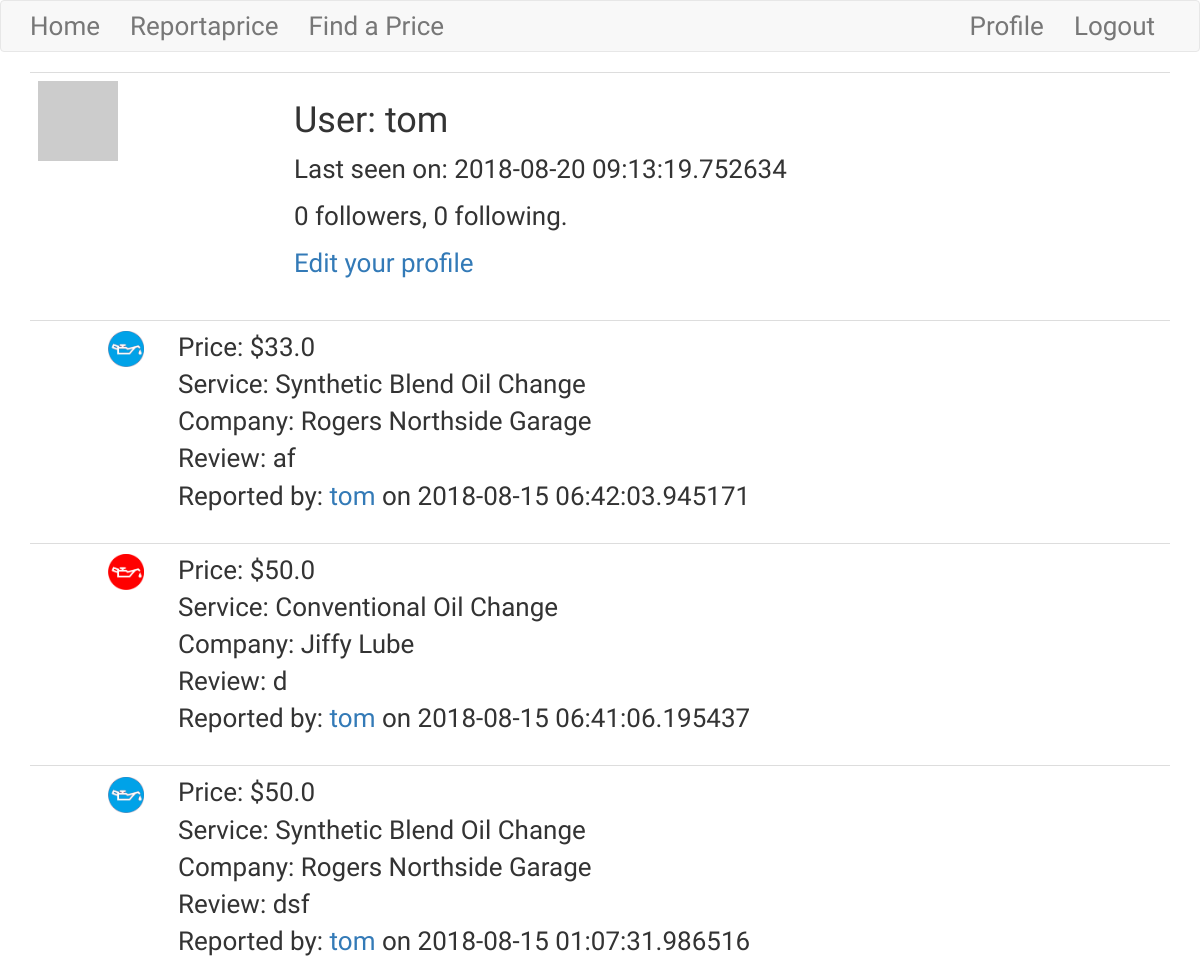
Page /user/tom (signed in, upper part) on the earlier database version.
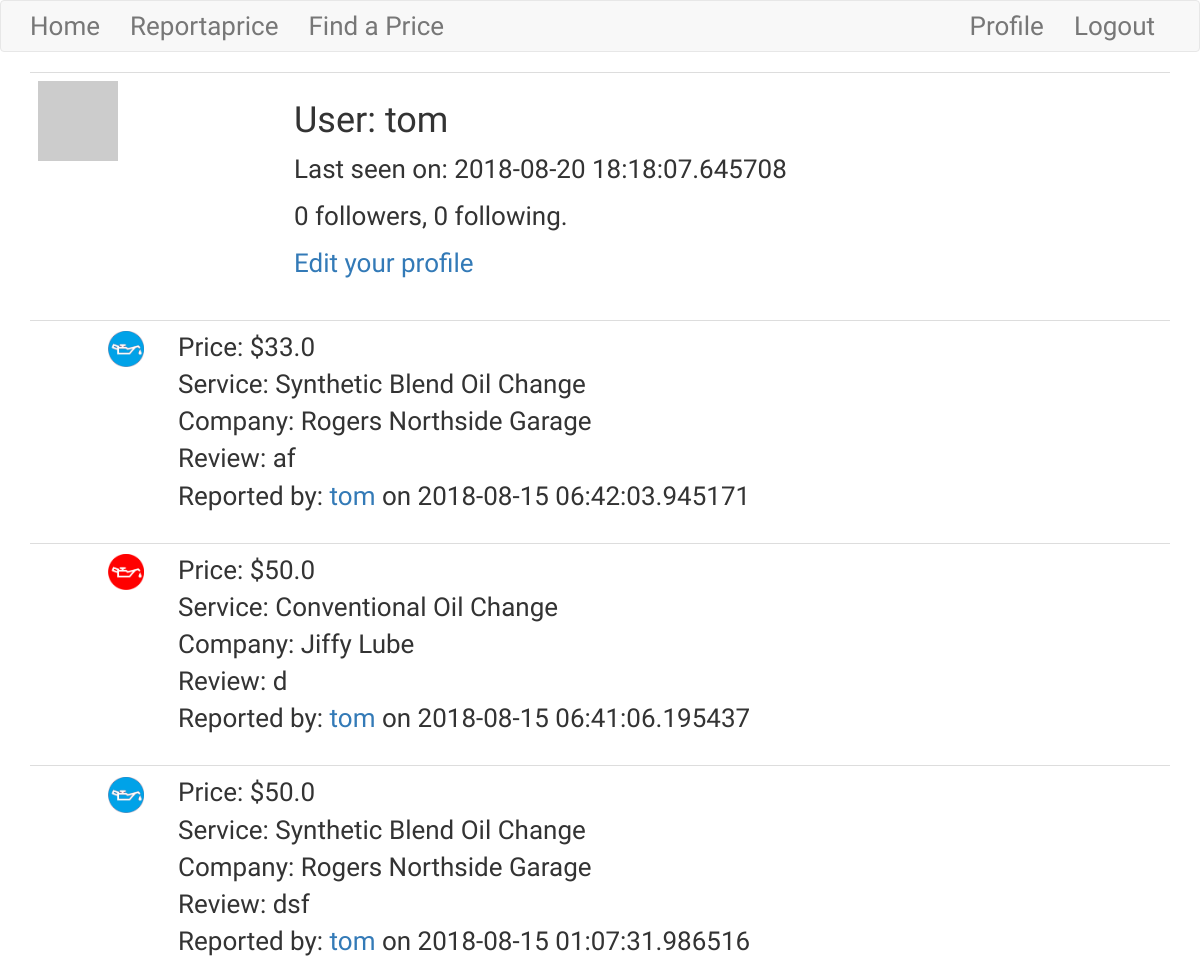
Same page on the later database version.
### app/models.py (models this page shows, shortened)
class User(UserMixin, db.Model):
    id = db.Column(db.Integer, primary_key=True)
    username = db.Column(db.String(64), index=True, unique=True)
    email = db.Column(db.String(120), index=True, unique=True)
    password_hash = db.Column(db.String(128))
    posts = db.relationship('Post', backref='author', lazy='dynamic')
    about_me = db.Column(db.String(140))
    last_seen = db.Column(db.DateTime, default=datetime.utcnow)
    followed = db.relationship(
        'User', secondary=followers,
        primaryjoin=(followers.c.follower_id == id),
        secondaryjoin=(followers.c.followed_id == id),
        backref=db.backref('followers', lazy='dynamic'), lazy='dynamic')
    def avatar(self, size):
        digest = md5(self.email.lower().encode('utf-8')).hexdigest()
        return 'https://www.gravatar.com/avatar/{}?d=identicon&s={}'.format(
            digest, size)

class Post(db.Model):
    id = db.Column(db.Integer, primary_key=True)
    price = db.Column(db.Float)
    rating = db.Column(db.Integer)
    body = db.Column(db.String(140))
    timestamp = db.Column(db.DateTime, index=True, default=datetime.utcnow)
    user_id = db.Column(db.Integer, db.ForeignKey('user.id'))
    service_id = db.Column(db.Integer, db.ForeignKey('service.id'))
    company_id = db.Column(db.Integer, db.ForeignKey('company.id'))
    listing_id = db.Column(db.Integer, db.ForeignKey('listing.id'))

class Service(db.Model):
    id = db.Column(db.Integer, primary_key=True)
    parent_id = db.Column(db.Integer)
    title = db.Column(db.String(120))
    posts = db.relationship('Post', backref='service', lazy='dynamic')
    listings = db.relationship('Listing', backref='service', lazy='dynamic')
    companies = db.relationship(
        'Company', secondary=companies_services,
        backref=db.backref('services', lazy='dynamic'), lazy='dynamic')
    service_attributes = db.relationship('Service_Attributes', backref='service', lazy='dynamic')
    def icon(service):
        icon_path = '../static/' + service.title + '.png'
        return icon_path

class Company(db.Model):
    id = db.Column(db.Integer, primary_key=True)
    company_name = db.Column(db.String(120))
    company_address = db.Column(db.String(120))
    company_city = db.Column(db.String(120))
    company_zipcode = db.Column(db.String(120))
    company_website = db.Column(db.String(120))
    company_phone_number = db.Column(db.String(120))
    company_email = db.Column(db.String(120))
    posts = db.relationship('Post', backref='company', lazy='dynamic')
    listings = db.relationship('Listing', backref='company', lazy='dynamic')

### app/routes.py (the view)
@app.route('/user/<username>')
@login_required
def user(username):
    user = User.query.filter_by(username=username).first_or_404()
    page = request.args.get('page', 1, type=int)
    posts = user.posts.order_by(Post.timestamp.desc()).paginate(
        page, app.config['POSTS_PER_PAGE'], False)
    next_url = url_for('user', username=user.username, page=posts.next_num) \
        if posts.has_next else None
    prev_url = url_for('user', username=user.username, page=posts.prev_num) \
        if posts.has_prev else None
    return render_template('user.html', user=user, posts=posts.items,
                           next_url=next_url, prev_url=prev_url)

### app/models.py (called while the page is built)
@login.user_loader
def load_user(id):
    return User.query.get(int(id))

### app/routes.py (called while the page is built)
@app.before_request
def before_request():
    if current_user.is_authenticated:
        current_user.last_seen = datetime.utcnow()
        db.session.commit()

### app/templates/user.html (shortened to what this page needs)
{% extends "base.html" %}
{% block app_content %}
    <table class="table table-hover">
        <tr>
            <td width="256px"><img src="{{ user.avatar(256) }}"></td>
            <td>
                <h1>User: {{ user.username }}</h1>
		        {% if user.last_seen %}<p>Last seen on: {{ user.last_seen }}</p>{% endif %}
		        <p>{{ user.followers.count() }} followers, {{ user.followed.count() }} following.</p>
		        {% if user == current_user %}
		        <p><a href="{{ url_for('edit_profile') }}">Edit your profile</a></p>
		        {% elif not current_user.is_following(user) %}
		        <p><a href="{{ url_for('follow', username=user.username) }}">Follow</a></p>
		        {% else %}
		        <p><a href="{{ url_for('unfollow', username=user.username) }}">Unfollow</a></p>
		        {% endif %}
            </td>
        </tr>
    </table>
    {% for post in posts %}
        {% include '_post.html' %}
    {% endfor %}
{% endblock %}

### app/templates/base.html (shortened to what this page needs)
{% extends 'bootstrap/base.html' %}
{% block navbar %}
    <nav class="navbar navbar-default " style="font-family: 'Open Sans Condensed', sans-serif; font-size: 26px;">
        <div class="container">
            <div class="navbar-header">
                <a class="navbar-brand" style="font-family: 'Open Sans Condensed', sans-serif; font-size: 26px;" href="{{ url_for('index') }}">Home</a>
            </div>
            <div class="collapse navbar-collapse" id="bs-example-navbar-collapse-1">
                <ul class="nav navbar-nav">
                    <li><a href="{{ url_for('report') }}">Reportaprice</a></li>
                    <li><a href="{{ url_for('search') }}">Find a Price</a></li>
                </ul>
                <ul class="nav navbar-nav navbar-right">
                    {% if current_user.is_anonymous %}
                    <li><a href="{{ url_for('login') }}">Login</a></li>
                    {% else %}
                    <li><a href="{{ url_for('user', username=current_user.username) }}">Profile</a></li>
                    <li><a href="{{ url_for('logout') }}">Logout</a></li>
                    {% endif %}
                </ul>
            </div>
        </div>
      </nav>
{% endblock %}
{% block content %}
    <div class="container">
        {% block app_content %}{% endblock %}
    </div>
{% endblock %}
{% block styles %}
    {{super()}}
    <link rel="stylesheet" href="{{url_for('static', filename='bootstrap.min.css')}}" />
    <link rel="stylesheet" href="{{url_for('static', filename='bootstrap-chosen.css')}}" />
{% endblock %}

### app/templates/_post.html
<table class="table table-hover  ">
	<tr>
		<td width="70px">
	    <td><img src="{{ post.service.icon() }}" style="width:36px;height:36px;"></td>
	    <td width="1000px">
	        Price: ${{ post.price }}<br>
	        Service: {{ post.service.title }}<br>
	        Company: {{ post.company.company_name }}<br>
	        Review: {{ post.body }}<br>
	        Reported by:
	        {% if post.author %}
	        <a href="{{ url_for('user', username=post.author.username) }}">
	            {{ post.author.username }}</a> on {{post.timestamp}}
	        {% else %}
	    	Anonymous on {{post.timestamp}}
	        {% endif %}
	    </td>
	</tr>
</table>

### app/templates/base.html (style rules this page uses)
body { font-family: 'Open Sans Condensed', sans-serif; font-size: 26px; }

Differences in the rows shown:
changed User "tom": last_seen "2018-08-20 09:13:19.752634" → "2018-08-20 18:18:07.645708"
